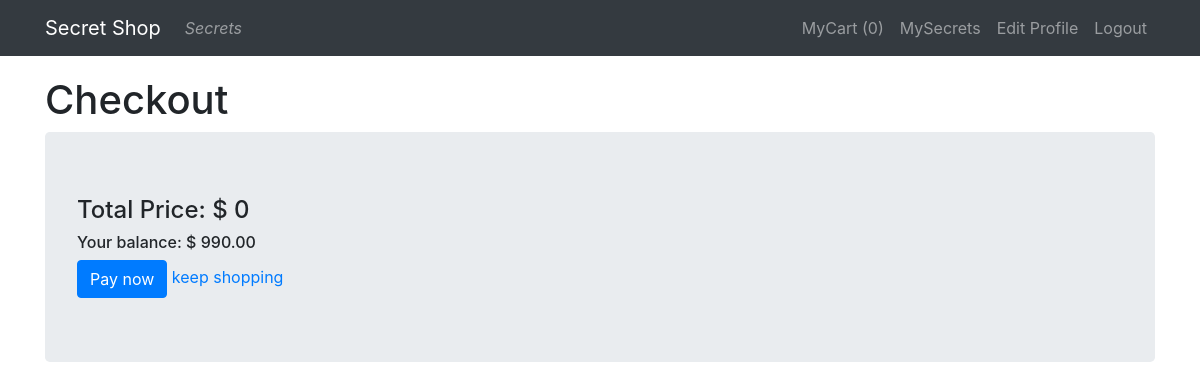
Page /checkout/ (signed in) on the earlier database version.
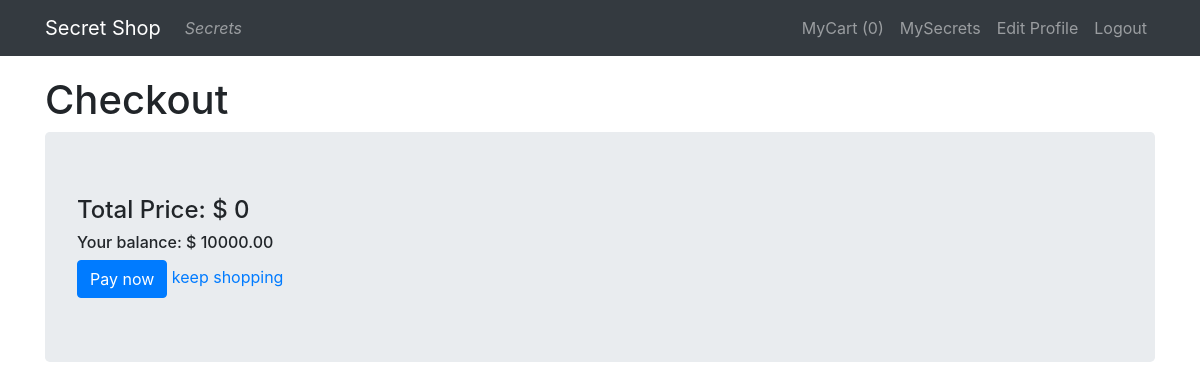
Same page on the later database version.
### secretsmodules/models.py (models this page shows)
class UserProfile(models.Model):
    user = models.OneToOneField(User, on_delete=models.CASCADE, related_name = 'profile')
    address = models.CharField(max_length = 264, unique = False, blank = True)
    phone = models.CharField(max_length = 20,  blank = True)
    balance = models.DecimalField(max_digits=20,decimal_places=2,default=Decimal('10000.00'))

### secretsmodules/views.py (the view, shortened to what this page needs)
# urls.py: url(r'^checkout/$', views.CheckoutView.as_view(), name='checkout'),
class CheckoutView(LoginRequiredMixin,TemplateView):
    def get(self, request, **kwargs):
        cart = request.session.get('cart', dict())
        total_order = 0
        profile = UserProfile.objects.get(user=request.user)
        balance = profile.balance
        for key in cart:
            total_order = total_order + (cart[key]['price'])
        return render(request, 'secretsmodules/checkout.html', context={"total_order": total_order, "balance": balance})

### templates/secretsmodules/checkout.html (shortened to what this page needs)
{% extends 'secretsmodules/base.html' %}
{% block content %}
<div>
   <h1>Checkout </h1>
    <div class="jumbotron">
        <h4>Total Price: $ {{ total_order }}</h4>
        <h6> Your balance: $ {{ balance }}  </h6>
        {% if balance > total_order %}
        <form class="" action="" method="post">
            <input type="submit" class='btn btn-primary' value="Pay now">
            <a href="/"> keep shopping </a>
        </form>
        {% elif balance < total_order %}
        <h6> Insufficent balance </h6>
    </div>
{% endif %}
{% endblock %}

Differences in the rows shown:
changed UserProfile: balance "990.00" → "10000.00"
